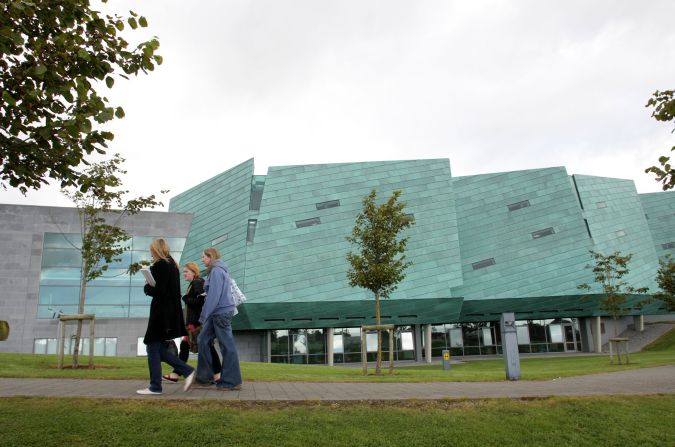
#> input picture lab8/ATU.jpg, 675 x 447 px
$ python lab8.py   (older library calls are emulated)
#> lines starting #> are read from the running program, lines starting #| are printed output that depends on the picture
# Import OpenCV, NumPy, and Matplotlib
import cv2
import numpy as np
from matplotlib import pyplot as plt

# Load the image
img = cv2.imread('ATU.jpg')
#> img is the input picture: shape (447, 675, 3); mean B, G, R 146.4, 158.5, 148.9
#img = cv2.imread('STADIUM.jpg')

# Convert the image to grayscale
imgGray = cv2.cvtColor(img, cv2.COLOR_BGR2GRAY)
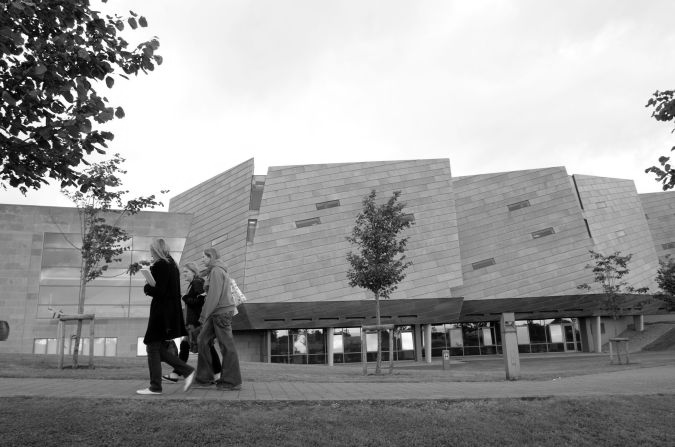
#> imgGray: shape (447, 675); min 0, max 255, mean 154.2

#nrow and ncols
nrow = 2
ncol = 1

# Plotting images with Matplotlib
plt.subplot(nrow, ncol, 1), plt.imshow(cv2.cvtColor(img, cv2.COLOR_BGR2RGB))
plt.title('Original'), plt.xticks([]), plt.yticks([])

plt.subplot(nrow, ncol, 2), plt.imshow(imgGray, cmap='gray')
plt.title('GrayScale'), plt.xticks([]), plt.yticks([])

plt.show()
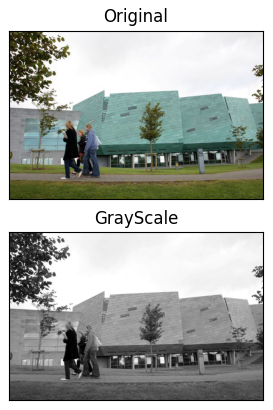
#> figure drawn by matplotlib, 2 panels

# Apply GaussianBlur with different kernel sizes
kernel_sizes = [3, 5, 9, 13]

plt.figure(figsize=(10, 10))
plt.subplot(2, 2, 1), plt.imshow(cv2.cvtColor(img, cv2.COLOR_BGR2RGB))
plt.title('Original Grayscale'), plt.xticks([]), plt.yticks([])

for i, kernel_size in enumerate(kernel_sizes):
    if i < 3:  # Limit the number of subplots to 3

        imgOut = cv2.GaussianBlur(imgGray, (kernel_size, kernel_size), 0)

        # Plotting images with Matplotlib
        plt.subplot(2, 2, i + 2), plt.imshow(imgOut, cmap='gray')
        plt.title(f'Blurred (Kernel {kernel_size})'), plt.xticks([]), plt.yticks([])
plt.show()
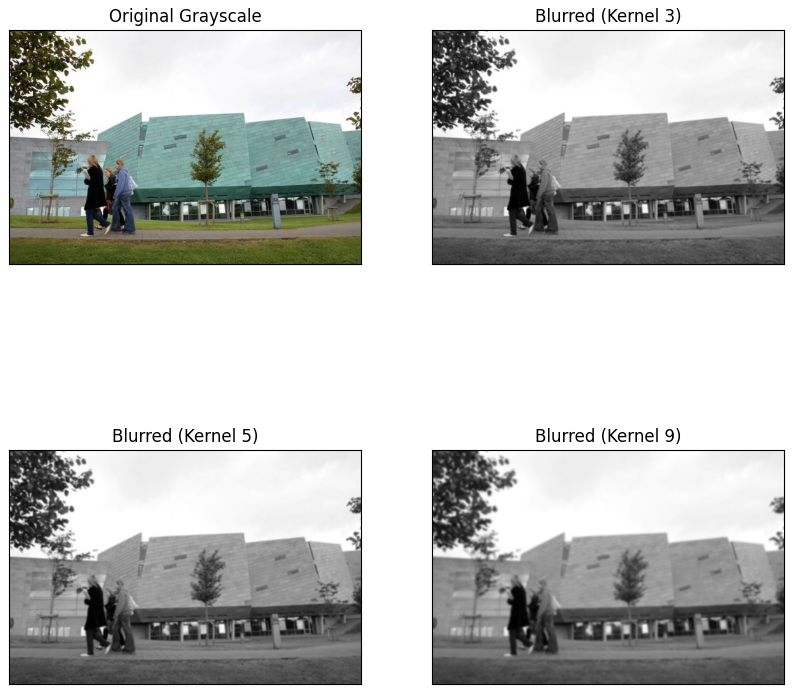
#> figure drawn by matplotlib, 4 panels

# Sobel edge detection
sobelHorizontal = cv2.Sobel(imgGray, cv2.CV_64F, 1, 0, ksize=5)
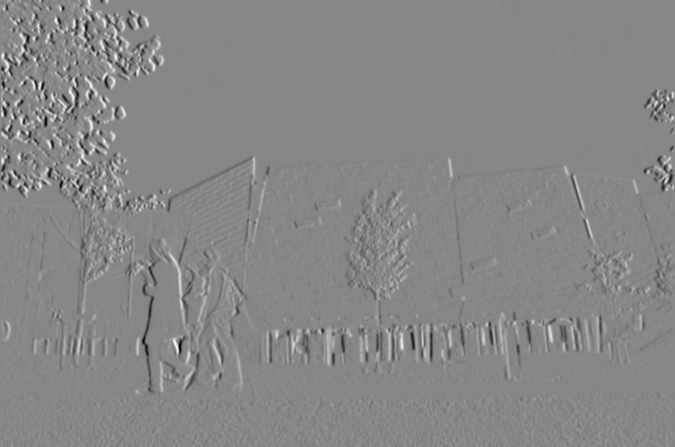
#> sobelHorizontal: shape (447, 675) float64; min -10885, max 9721, mean 7.1; drawn with min black and max white
sobelVertical = cv2.Sobel(imgGray, cv2.CV_64F, 0, 1, ksize=5)

# [8 lines of commented-out code are left out]
sobelCombined = cv2.addWeighted(sobelHorizontal, 0.5, sobelVertical, 0.5, 0)
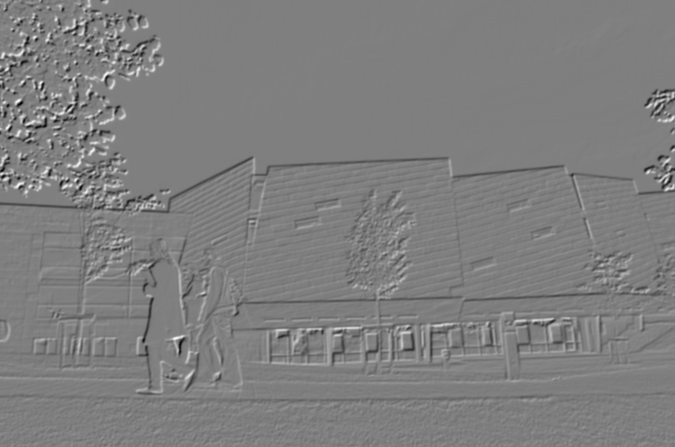
#> sobelCombined: shape (447, 675) float64; min -7224, max 7233, mean -17.5; drawn with min black and max white

# Plot combined Sobel output
#plt.imshow(sobelCombined, cmap='gray')
#plt.title('Combined Sobel Edges'), plt.xticks([]), plt.yticks([])
#plt.show()

# Canny edge detection
cannyThreshold = 100
cannyParam2 = 200
canny = cv2.Canny(imgGray, cannyThreshold, cannyParam2)
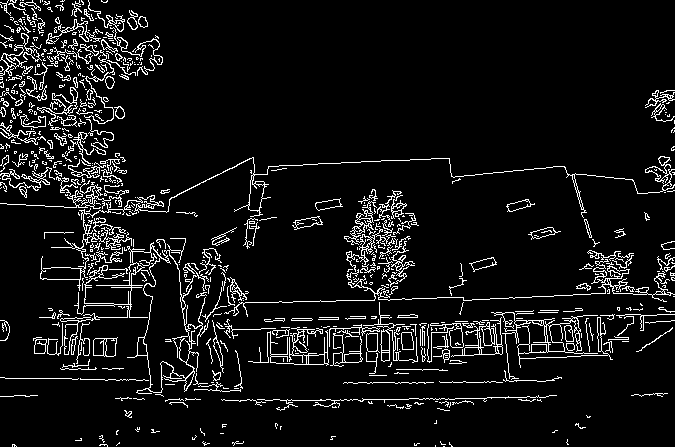
#> canny: shape (447, 675); 7.5% white in thin lines or dots

# Plot Canny edge detection result
#plt.imshow(canny, cmap='gray')
#plt.title('Canny Edge Detection'), plt.xticks([]), plt.yticks([])
#plt.show()

#nrow and ncols
nrow = 2
ncol = 3

# Plotting images with Matplotlib
plt.subplot(nrow, ncol, 1), plt.imshow(cv2.cvtColor(img, cv2.COLOR_BGR2RGB))
plt.title('Original'), plt.xticks([]), plt.yticks([])
plt.subplot(nrow, ncol, 2), plt.imshow(imgGray, cmap='gray')
plt.title('GrayScale'), plt.xticks([]), plt.yticks([])
plt.subplot(nrow, ncol, 3), plt.imshow(sobelHorizontal, cmap='gray')
plt.title('Sobel Horizontal'), plt.xticks([]), plt.yticks([])
plt.subplot(nrow, ncol, 4), plt.imshow(sobelVertical, cmap='gray')
plt.title('Sobel Vertical'), plt.xticks([]), plt.yticks([])
plt.subplot(nrow, ncol, 5),plt.imshow(sobelCombined, cmap='gray')
plt.title('Combined Sobel Edges'), plt.xticks([]), plt.yticks([])
plt.subplot(nrow, ncol, 6),plt.imshow(canny, cmap='gray')
plt.title('Canny Edge Detection'), plt.xticks([]), plt.yticks([])
plt.show()
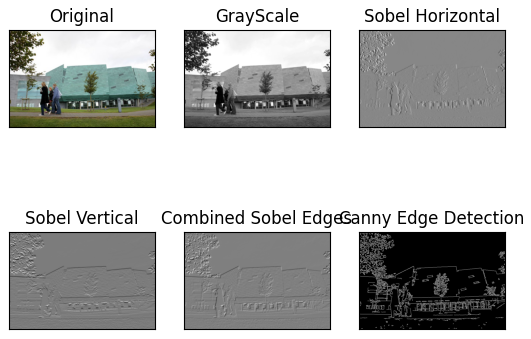
#> figure drawn by matplotlib, 6 panels

$ run again, with lab8/STADIUM.jpg copied over lab8/ATU.jpg
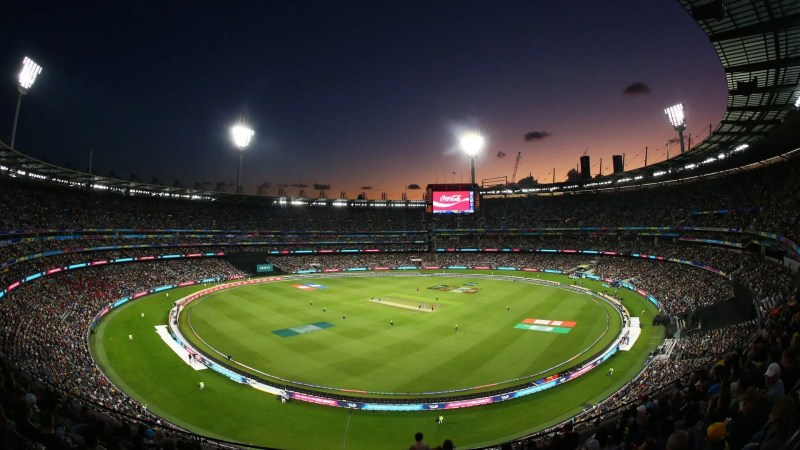
#> input picture lab8/STADIUM.jpg, 800 x 450 px
#> img is the input picture: shape (450, 800, 3); mean B, G, R 45.8, 60.4, 56.4
#> `sobelVertical = cv2.Sobel(imgGray, cv2.CV_64F, 0, 1, ksize=5)`:
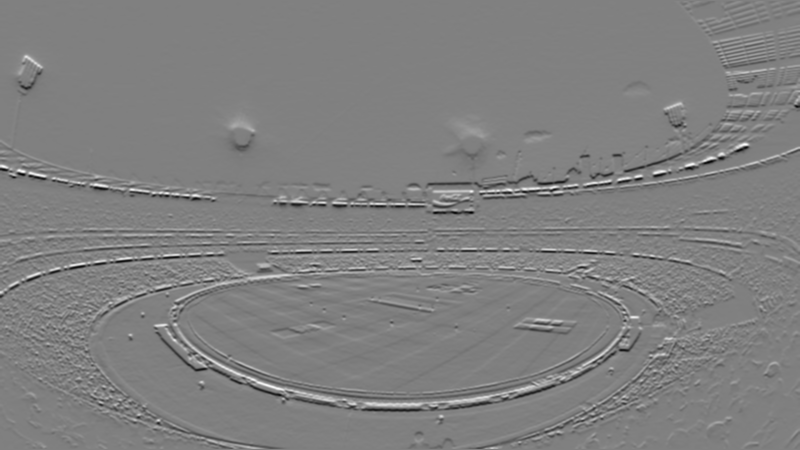
#> sobelVertical: shape (450, 800) float64; min -9579, max 9478, mean 2.7; drawn with min black and max white
#> `canny = cv2.Canny(imgGray, cannyThreshold, cannyParam2)`:
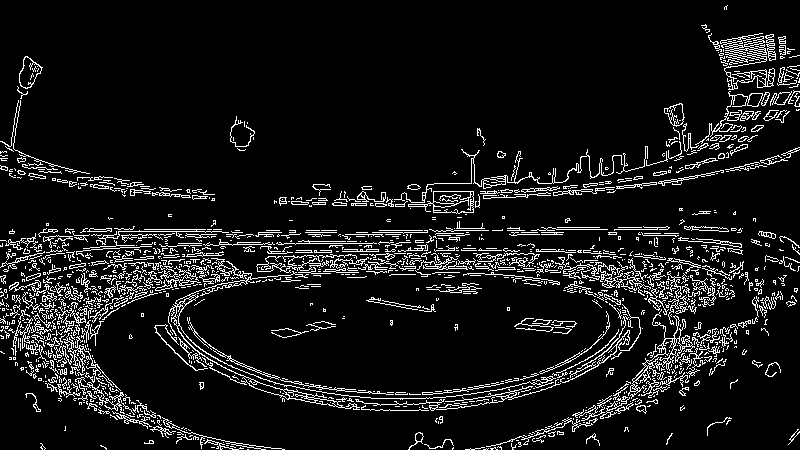
#> canny: shape (450, 800); 8.8% white in thin lines or dots
